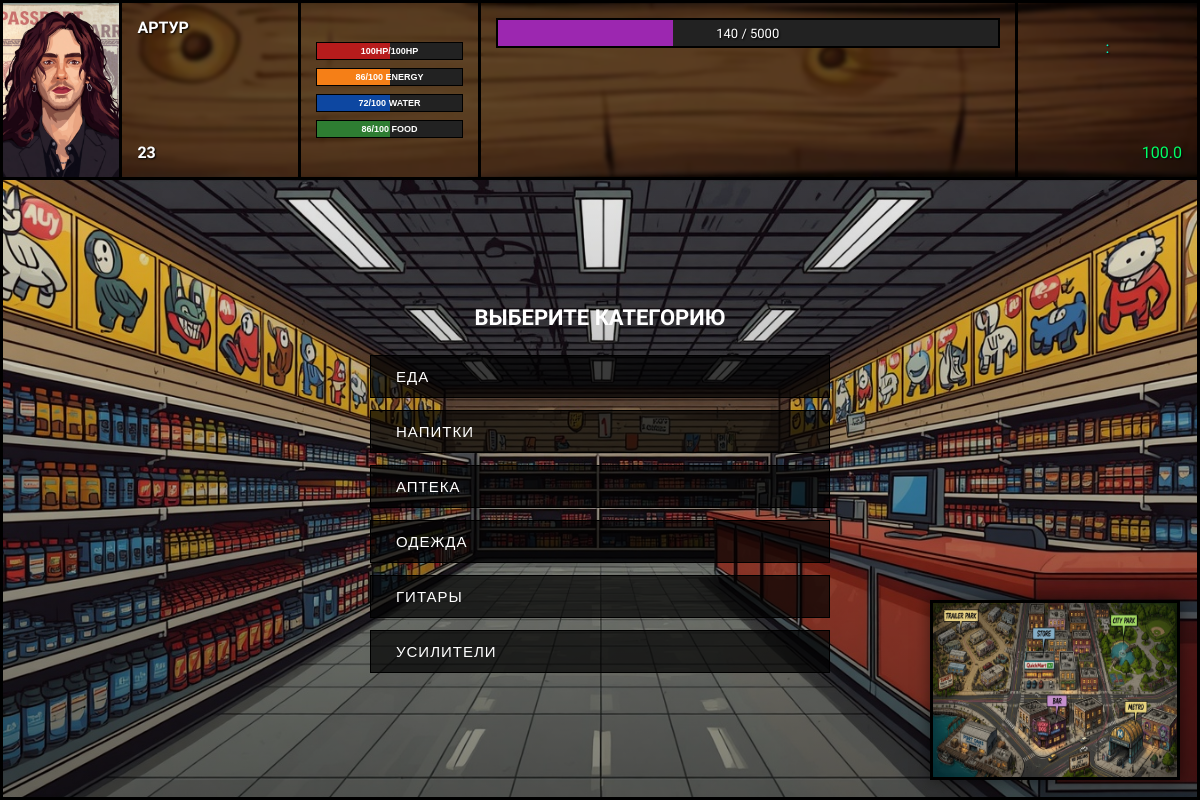
The app's page /shop (signed in) with its own data.
### models.py (models this page shows)
class BaseModel(Model):
    class Meta:
        database = db

class Avatars(BaseModel):
    name = CharField()
    link = CharField()

class Player(BaseModel):
    avatar = ForeignKeyField(Avatars, backref="players")
    login = CharField(unique=True)
    password = CharField()
    hp = IntegerField(default=100)
    energy = IntegerField(default=100)
    max_hp = IntegerField(default=100)
    max_energy = IntegerField(default=100)
    charisma = IntegerField(default=0)
    charisma_bonus = IntegerField(default=0)
    money = FloatField(default=0)
    glory = IntegerField(default=0)
    xp = IntegerField(default=0)
    xp_bonus = FloatField(default=1)
    age = IntegerField()
    name = CharField()
    location = ForeignKeyField(Locations, backref="players", null = True)
    job = ForeignKeyField(Jobs, backref="players", null=True)
    satiety = IntegerField(default=100)
    max_satiety = IntegerField(default=100)
    hydration = IntegerField(default=100)
    max_hydration = IntegerField(default=100)
    time = IntegerField(default=0)
    days = IntegerField(default=0)

### main.py (the view)
@app.route("/shop")
def new_shop():
    player = Player.get_or_none(Player.login == session.get("login"))
    avatar = Avatars.get_or_none(Avatars.id == player.avatar)
    return render_template("new_shop.html", player=player, avatar=avatar)

### templates/new_shop.html (shortened to what this page needs)
<head>
    <link rel="stylesheet" href="../static/css/main.css">
<body>
    <header class="hud-header">
        <div class="hud-block avatar-block">
            <img src="{{avatar.link}}" alt="Аватарка">
        </div>
        <div class="hud-block info-block">
            <div class="NameDiv">{{player.name}}</div>
            <div class="AgeDiv">{{player.age}}</div>
        </div>
        <div class="hud-block stats-text-block">
            <div class="stats">
                <div class="stat-row hp">
                    <div class="bar"><div id="hp-fill" class="fill"></div></div>
                    <span>{{player.hp}}HP/{{player.max_hp}}HP</span>
                </div>
                <div class="stat-row energy">
                    <div class="bar"><div id="energy-fill" class="fill"></div></div>
                    <span>{{player.energy}}/{{player.max_energy}} ENERGY</span>
                </div>
                <div class="stat-row hydration">
                    <div class="bar"><div id="water-fill" class="fill"></div></div>
                    <span>{{player.hydration}}/{{player.max_hydration}} WATER</span>
                </div>
                <div class="stat-row satiety">
                    <div class="bar"><div id="food-fill" class="fill"></div></div>
                    <span>{{player.satiety}}/{{player.max_satiety}} FOOD</span>
                </div>
            </div>
        </div>
        <div class="hud-block main-bars-block">
            <div class="XP-NextLvl">
                <div class="xp-bar">
                    <div id="xp-fill" class="AvailableEx"></div>
                    <div class="xp-text">
                        <span id="current-xp">{{player.xp}}</span> / <span id="max-xp">5000</span>
                    </div>
                </div>
            </div>
        </div>
        <div class="hud-block finance-block">
            <div class="TimeDiv">
        :
            </div>
            <div class="money-label">{{player.money}}</div>
        </div>
        <div class="map-block">
            <div class="map-placeholder">
                <a href="/map">
                <img src="../static/img/background-map.jpg" alt="карта">
                </a>
            </div>
        </div>
    </header>
    <main class="main-content-shop">
    <div class="location-menu-wrapper">
        <h2 class="menu-title" id="menu-title">Категория</h2>
        <div class="location-buttons-grid" id="menu-buttons-container">
        </div>
    </div>
</main>

### static/css/main.css (style rules this page uses)
* { box-sizing: border-box; margin: 0; padding: 0; }
body { font-family: "Underdog", serif; font-size: 30px; background-color: #121212; color: #ffffff; }
.hud-header { display: flex; width: 100%; height: 180px; border: 3px solid #000000; background-image: url('../img/bk4.png'); background-size: cover; background-position: center; background-repeat: no-repeat; }
.hud-block { border-right: 3px solid #000000; height: 100%; padding: 15px; display: flex; flex-direction: column; justify-content: flex-start; background-color: rgba(0, 0, 0, 0.55); backdrop-filter: blur(2px); }
.finance-block { border-right: none; flex-grow: 1; justify-content: space-between; align-items: flex-end; }
.avatar-block { width: 10%; padding: 0; overflow: hidden; display: flex; justify-content: center; align-items: center; background-color: transparent; }
.info-block { width: 15%; justify-content: space-between; }
.stats-text-block { width: 15%; gap: 8px; }
.main-bars-block { width: 45%; gap: 12px; }
.avatar-block img { width: 100%; height: 100%; object-fit: cover; display: block; }
.NameDiv, .AgeDiv { font-size: 16px; font-weight: bold; text-transform: uppercase; text-shadow: 1px 1px 2px #000000; }
.stats-text-block { width: 15%; display: flex; flex-direction: column; justify-content: center; padding: 10px 15px; }
.stats { display: flex; flex-direction: column; gap: 8px; width: 100%; }
.stat-row { position: relative; width: 100%; height: 18px; }
.stat-row .bar { width: 100%; height: 100%; border: 1px solid #000000; background-color: #222222; position: absolute; top: 0; left: 0; overflow: hidden; z-index: 1; }
.stat-row .fill { height: 100%; position: absolute; left: 0; top: 0; width: 50%; transition: width 0.3s ease; }
.stat-row.hp .fill { background-color: #b71c1c; }
.stat-row.energy .fill { background-color: #f57f17; }
.stat-row.hydration .fill { background-color: #0d47a1; }
.stat-row.satiety .fill { background-color: #2e7d32; }
.stat-row span { position: absolute; top: 50%; left: 50%; transform: translate(-50%, -50%); z-index: 2; font-family: Arial, sans-serif; font-size: 9px; font-weight: bold; color: #ffffff; text-transform: uppercase; white-space: nowrap; }
.XP-NextLvl { width: 100%; }
.xp-bar { position: relative; width: 100%; height: 30px; border: 2px solid #000000; background-color: #222222; overflow: hidden; display: flex; align-items: center; justify-content: center; }
.AvailableEx { position: absolute; left: 0; top: 0; height: 100%; width: 35%; background-color: #9c27b0; transition: width 0.3s ease; z-index: 1; }
.xp-text { position: relative; z-index: 2; font-size: 13px; color: #ffffff; text-transform: uppercase; text-shadow: 1px 1px 2px #000000; }
.TimeDiv { align-self: center; margin-top: 20px; font-size: 16px; color: #00ffcc; text-shadow: 1px 1px 2px #000000; text-transform: uppercase; }
.money-label { font-size: 16px; color: #00ff66; text-shadow: 1px 1px 2px #000000; }
.map-block { position: absolute; bottom: 20px; right: 20px; width: 305px; height: 183px; border: 3px solid #000000; background-color: rgba(0, 0, 0, 0.7); display: flex; justify-content: center; align-items: center; box-shadow: 0 0 15px rgba(0, 0, 0, 0.5); z-index: 10; }
.map-placeholder { color: #00ffcc; font-size: 14px; text-transform: uppercase; text-shadow: 1px 1px 2px #000000; }
.map-placeholder img { width: 100%; height: 100%; }
.map-block { position: absolute; bottom: 20px; right: 20px; width: 250px; height: 180px; border: 3px solid #000000; background-color: rgba(0, 0, 0, 0.7); display: flex; justify-content: center; align-items: center; box-shadow: 0 0 15px rgba(0, 0, 0, 0.5); }
.main-content-shop { width: 100%; min-height: calc(100vh - 180px); border: 3px solid #000000; border-top: none; position: relative; background-image: linear-gradient(rgba(0, 0, 0, 0.1), rgba(0, 0, 0, 0.5)), url('../img/location-img/background-shop.jpg'); background-size: cover; background-position: center; background-repeat: no-repeat; }
.location-menu-wrapper { position: absolute; top: 50%; left: 50%; transform: translate(-50%, -50%); width: 90%; max-width: 500px; background: transparent; border: none; box-shadow: none; padding: 20px; text-align: center; }
.menu-title { font-size: 22px; text-transform: uppercase; margin-bottom: 25px; color: #ffffff; }
.location-buttons-grid { display: flex; flex-direction: column; gap: 12px; }

### records on screen
Avatars: link (picture)
Player: name "АРТУР", age "23", hp "100", max_hp "100", energy "86", max_energy "100", hydration "72", max_hydration "100", satiety "86", max_satiety "100", xp "140", money "100.0"
